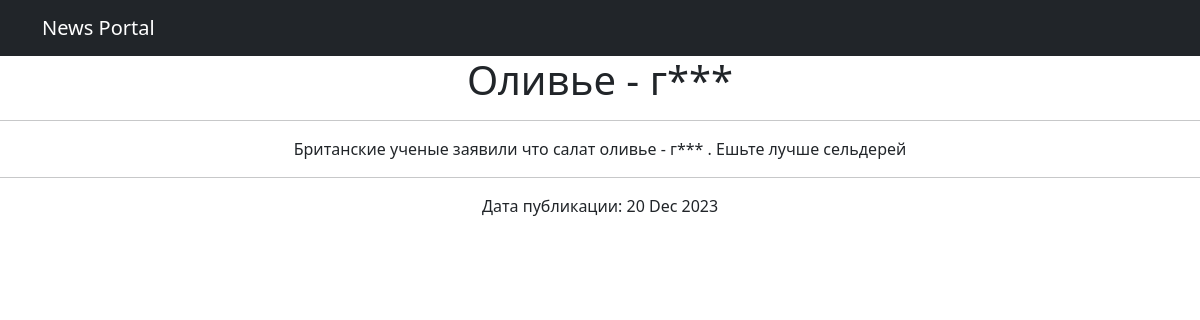
The app's page /create/2 with its own data.
### news/models.py (models this page shows, shortened)
class Post(models.Model):
    ART = 'С'
    NEWS = 'Н'
    TYPES = [(ART, 'Статья'), (NEWS, 'Новость')]
    author = models.ForeignKey(Author, on_delete=models.CASCADE)
    post_type = models.CharField(max_length=10, choices=TYPES)
    created_at = models.DateTimeField(auto_now_add=True)
    post_category = models.ManyToManyField(Category)
    post_title = models.CharField(max_length=120)
    post_text = models.TextField()
    post_rating = models.IntegerField(default=0)

### news/views.py (the view)
# urls.py: path("<int:pk>", PostDetail.as_view()),
class PostDetail(DetailView):
    model = Post
    template_name = "new.html"
    context_object_name = "post"
    def get_context_data(self, **kwargs):
        context = super().get_context_data(**kwargs)
        context["time_now"] = datetime.utcnow()
        return context

### news/templatetags/custom_filters.py (called while the page is built)
@register.filter()
def censor(value: str):
    bad_words = {'Гадость': 'Г***',
                 'гадость': 'г***',
                 'Чушь': 'Ч***',
                 'чушь' : 'ч***',
                 'Ерунда': 'Е*****',
                 'ерунда': 'е*****',
                 'Фигня': 'Ф****',
                 'фигня': 'ф****',
                 }
    words = value.split(' ')
    new_text = ''
    for i in range(len(words)):
        if words[i] in bad_words:
            words[i] = bad_words[words[i]]
            new_text += words[i]
            new_text += ' '
        else:
            new_text += words[i]
            new_text += ' '
    return new_text

### templates/new.html (shortened to what this page needs)
{% extends 'flatpages/default.html' %}
{% load custom_filters %}
{% block body %}
<center><h1>{{ post.post_title|censor }}</h1></center>
<hr>
<center>{{ post.post_text|censor }}</center>
<hr>
Дата публикации: {{ post.created_at|date:'d M Y' }}
{% endblock body %}

### records on screen
Post: post_title|censor "Оливье - г***", post_text|censor "Британские ученые заявили что салат оливье - г*** . Ешьте лучше сельдерей", created_at "20 Dec 2023"
